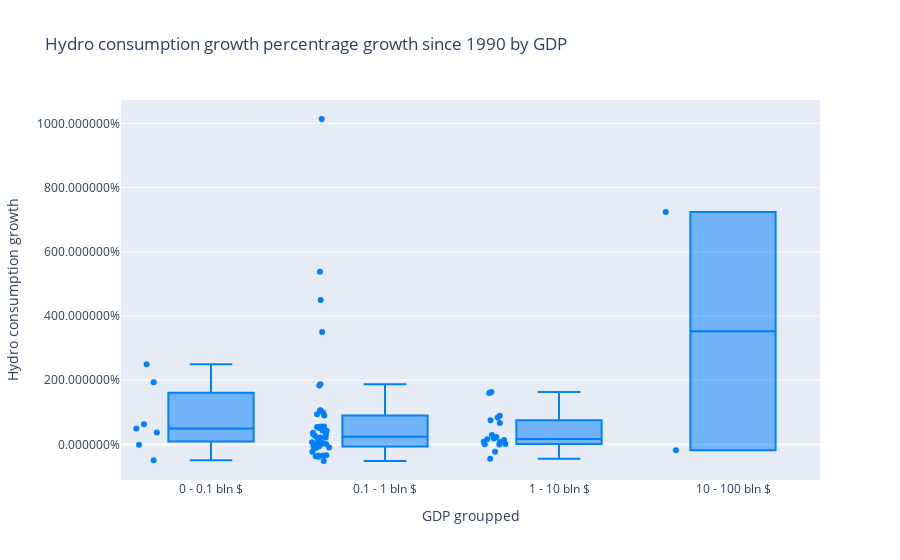

Write notebook code for a chart like this one.
### Code cell
energy_type_consumption = "Hydro consumption"+" growth"
starting_year = 1990
df_growth = df.iloc[0:0]
df_growth = df_growth.drop(columns=['Year', 'Decade'])
for country in df["Country"].unique():
    first_row = df.loc[(df["Country"]== country) & (df["Year"] == 2016)]
    population_groupped = first_row["Population groupped"].item()
    gdp_groupped = first_row["GDP groupped"].item()
    first_row = first_row.drop(columns=['Country', 'Population groupped',
                                        'GDP groupped', 'Decade', 'Year'])
    first_row.reset_index(inplace=True)

    second_row = df.loc[(df['Country'] == country) & (df['Year'] == starting_year)]
    second_row = second_row.drop(columns=['Country', 'Population groupped',
                                          'GDP groupped', 'Decade', 'Year'])
    second_row.reset_index(inplace=True)
    row = (first_row - second_row)/second_row

    row["Country"] = country
    row["Population groupped"] = population_groupped
    row["GDP groupped"] = gdp_groupped

    df_growth = pd.concat([df_growth, row], ignore_index = True)

for column in df_growth:
    if "consumption" in column:
        df_growth.rename(columns={column:column+ " growth"}, inplace=True)

df_growth = df_growth.drop(columns=['index'])
df_growth = df_growth.sort_values(by=["GDP groupped", energy_type_consumption])
fig = px.box(df_growth, x="GDP groupped", y=energy_type_consumption, points="all",
             title=energy_type_consumption+" since "+str(starting_year)+" by GDP",
             color_discrete_sequence=['#007fff'], hover_name="Country", hover_data=[energy_type_consumption])

fig.update_yaxes(tickformat="%")
fig.show()

### Figure 1 — Plotly figure (JSON) as saved in the notebook; plotly's stock layout.template omitted (floating-point values rounded to 4 significant figures)
{"data": [{"alignmentgroup": "True", "boxpoints": "all", "hovertemplate": "<b>%{hovertext}</b><br><br>GDP groupped=%{x}<br>Hydro consumption growth=%{y}<extra></extra>", "hovertext": ["Latvia", "Lithuania", "Slovenia", "Luxembourg", "Croatia", "Iceland", "North Macedonia", "Estonia", "Trinidad and Tobago", "Cyprus", "Algeria", "Denmark", "South Africa", "Thailand", "Iraq", "Ukraine", "Sweden", "Ireland", "Bangladesh", "Taiwan", "Morocco", "Uzbekistan", "Turkmenistan", "New Zealand", "Switzerland", "Norway", "Netherlands", "Azerbaijan", "Austria", "Philippines", "Sri Lanka", "Belgium", "Finland", "Hungary", "Poland", "Kazakhstan", "Romania", "Venezuela", "Colombia", "Portugal", "Czechia", "Bulgaria", "Argentina", "Chile", "Slovakia", "Peru", "Greece", "Ecuador", "Malaysia", "Israel", "Belarus", "Vietnam", "Kuwait", "Oman", "Qatar", "United Arab Emirates", "Singapore", "Hong Kong", "South Korea", "Japan", "United Kingdom", "Russia", "France", "Germany", "Australia", "Mexico", "Italy", "Canada", "Egypt", "Spain", "Brazil", "India", "Pakistan", "Iran", "Indonesia", "Turkey", "Saudi Arabia", "United States", "China"], "legendgroup": "", "marker": {"color": "#007fff"}, "name": "", "notched": false, "offsetgroup": "", "orientation": "v", "showlegend": false, "x": ["0 - 0.1 bln $", "0 - 0.1 bln $", "0 - 0.1 bln $", "0 - 0.1 bln $", "0 - 0.1 bln $", "0 - 0.1 bln $", "0 - 0.1 bln $", "0 - 0.1 bln $", "0 - 0.1 bln $", "0 - 0.1 bln $", "0.1 - 1 bln $", "0.1 - 1 bln $", "0.1 - 1 bln $", "0.1 - 1 bln $", "0.1 - 1 bln $", "0.1 - 1 bln $", "0.1 - 1 bln $", "0.1 - 1 bln $", "0.1 - 1 bln $", "0.1 - 1 bln $", "0.1 - 1 bln $", "0.1 - 1 bln $", "0.1 - 1 bln $", "0.1 - 1 bln $", "0.1 - 1 bln $", "0.1 - 1 bln $", "0.1 - 1 bln $", "0.1 - 1 bln $", "0.1 - 1 bln $", "0.1 - 1 bln $", "0.1 - 1 bln $", "0.1 - 1 bln $", "0.1 - 1 bln $", "0.1 - 1 bln $", "0.1 - 1 bln $", "0.1 - 1 bln $", "0.1 - 1 bln $", "0.1 - 1 bln $", "0.1 - 1 bln $", "0.1 - 1 bln $", "0.1 - 1 bln $", "0.1 - 1 bln $", "0.1 - 1 bln $", "0.1 - 1 bln $", "0.1 - 1 bln $", "0.1 - 1 bln $", "0.1 - 1 bln $", "0.1 - 1 bln $", "0.1 - 1 bln $", "0.1 - 1 bln $", "0.1 - 1 bln $", "0.1 - 1 bln $", "0.1 - 1 bln $", "0.1 - 1 bln $", "0.1 - 1 bln $", "0.1 - 1 bln $", "0.1 - 1 bln $", "0.1 - 1 bln $", "1 - 10 bln $", "1 - 10 bln $", "1 - 10 bln $", "1 - 10 bln $", "1 - 10 bln $", "1 - 10 bln $", "1 - 10 bln $", "1 - 10 bln $", "1 - 10 bln $", "1 - 10 bln $", "1 - 10 bln $", "1 - 10 bln $", "1 - 10 bln $", "1 - 10 bln $", "1 - 10 bln $", "1 - 10 bln $", "1 - 10 bln $", "1 - 10 bln $", "1 - 10 bln $", "10 - 100 bln $", "10 - 100 bln $"], "x0": " ", "xaxis": "x", "y": [-0.4908, -0.007826, 0.3708, 0.4948, 0.6306, 1.936, 2.498, null, null, null, -0.5173, -0.3846, -0.3728, -0.3454, -0.3437, -0.3391, -0.2257, -0.1152, -0.09406, -0.06905, -0.06816, -0.00222, 0.0, 0.0122, 0.05207, 0.0643, 0.0678, 0.06969, 0.1448, 0.2113, 0.2181, 0.2585, 0.3164, 0.3178, 0.3666, 0.4283, 0.4303, 0.5104, 0.5405, 0.5545, 0.56, 0.9001, 0.9374, 0.9937, 1.052, 1.06, 1.837, 1.875, 3.502, 4.5, 5.375, 10.14, null, null, null, null, null, null, -0.4499, -0.2282, -0.006261, 0.001728, 0.009143, 0.07304, 0.08144, 0.1352, 0.1624, 0.1801, 0.2282, 0.2962, 0.6683, 0.7505, 0.8341, 0.8916, 1.604, 1.629, null, -0.183, 7.238], "y0": " ", "yaxis": "y", "type": "box"}], "layout": {"xaxis": {"anchor": "y", "domain": [0.0, 1.0], "title": {"text": "GDP groupped"}}, "yaxis": {"anchor": "x", "domain": [0.0, 1.0], "title": {"text": "Hydro consumption growth"}, "tickformat": "%"}, "legend": {"tracegroupgap": 0}, "title": {"text": "Hydro consumption growth percentrage growth since 1990 by GDP"}, "boxmode": "group"}}
